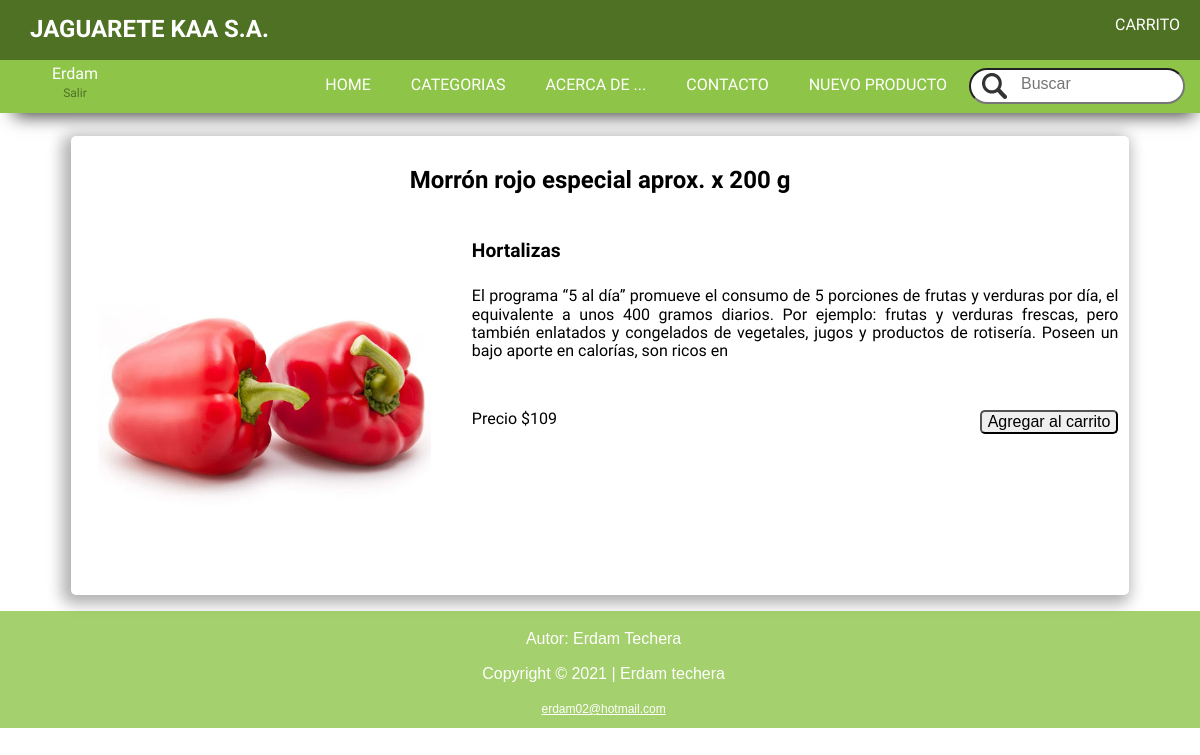
The page /productos/2 (signed in) on the database its author committed.
### JAGUARETE/models.py (models this page shows, shortened)
class Producto(models.Model):
    titulo = models.CharField(max_length=50)
    imagen = models.ImageField(upload_to="_img", null=True)
    descripcion = models.CharField(max_length=500)
    precio = models.IntegerField()
    categoria = models.ForeignKey(Categoria, null=False, blank=False, on_delete=models.CASCADE)

class Categoria(models.Model):
    nombre= models.CharField(max_length=120, default="")
    def __str__(self):
       return f"{self.nombre}"

### JAGUARETE/views.py (the view)
# urls.py: path('productos/<int:producto_id>', views.productos, name="productos"),
def productos(request, producto_id):
    producto = Producto.objects.get(id=producto_id)
    categoria = Categoria.objects.all()
    return render(request, "JAGUARETE/producto.html",{
        "titulo": "producto",
        "producto": producto,
        "categorias": categoria
    })

### JAGUARETE/templates/JAGUARETE/producto.html (shortened to what this page needs)
{% extends "JAGUARETE/layout.html" %}
 {% block main %}
{% load static %}
      <main>
         <section>
            <article id="articuloSecundario">
               <h2 class="centrar"> {% if producto %} {{ producto.titulo }} {% else %} Titulo del producto{% endif %}</h2>
               <div  class="flexCaja">
                <div id="imagen"> {% if producto %}  <img src="{{producto.imagen.url}}" alt=""> {% else %}<img src="{% static '_img/iconos/foto.png' %}" alt="">{% endif %}</div>
                <div id="descripcion"><h4>{% if producto %} {{ producto.categoria }} {% else %} Categoría{% endif %}</h4>
                {% if producto %} {{ producto.descripcion }} {% endif %}
                    <p></p>
           <div id="precio">Precio{% if producto %} ${{ producto.precio }} {% else %} $xxxxx{% endif %} <input type="button" value="Agregar al carrito"></div>
                </div>
                </div>
            </article>
         </section>
      </main>
 {% endblock %}

### JAGUARETE/templates/JAGUARETE/layout.html (shortened to what this page needs)
<!doctype html>
{% load static %}
<html lang="es">
   <head>
      <link rel="stylesheet"  href="{% static '_css/estilo.css' %}">
   </head>
   <body>
      <header>
         <div id="encabezado">
            <a href="{% url 'url:index' %}" >
               <h1>JAGUARETE KAA S.A.</h1>
            </a>
            <ul >
               <li><a href="{% url 'url:carrito' %}" class="seleccion">CARRITO</a></li>
            </ul>
         </div>
          {% if user.is_authenticated %}
         <div id="usuario">{{ user.get_username }}<p><a href="{% url 'logout'%}">Salir</a></p></div>
        {% endif %}
         <nav class="menu">
            <ul>
               <li><a href="{% url 'url:index' %}" class="seleccion">HOME</a></li>
               <li>
                  <a href="" class="seleccion">CATEGORIAS</a>
               </li>
               <li><a href="{% url 'url:acercaDe' %}" class="seleccion">ACERCA DE ...</a></li>
               <li><a href="mailto:soyelcorreo@jaguarete.com" class="seleccion">CONTACTO</a></li>
               <li><a href="{% url 'url:producto' %}" class="seleccion">NUEVO PRODUCTO</a></li>
               <li>
                  <form class="buscador">
                     <input type="search" name="buscar" placeholder="Buscar">
                  </form>
               </li>
            </ul>
         </nav>
      </header>
         {% block main %}
         {% endblock %}
    <footer> <p>Autor: Erdam Techera</p>
   <p>Copyright © 2021 | Erdam techera </p>
   <p><a href="mailto:erdam02@hotmail.com">erdam02@hotmail.com</a></p></footer>
   </body>
</html>

### JAGUARETE/static/_css/estilo.css (style rules this page uses)
:root { --colorEncabezado: rgb(79, 113, 36); --colorPagina: rgb(142, 197, 73); --colorTexto: #77837F; --colorFooter: rgba(142, 197, 73, .8); --colorBotonHover: rgba(142, 197, 73, .5); --colorBlanco: white; --menuUser: rgba(142, 197, 73, .8); --transparente:rgba(0, 0, 0, 0.75); }
body { font-family: 'Lemonada', cursive; }
header { background: var(--colorPagina); box-shadow: 4px 13px 17px -10px rgba(0,0,0,0.75); -webkit-box-shadow: 4px 13px 17px -10px rgba(0,0,0,0.75); -moz-box-shadow: 4px 13px 17px -10px rgba(0,0,0,0.75); width: 100%; }
main { width: 100%; padding-top: 1%; padding-bottom: .3%; : }
section { width: 90%; margin: 0 auto 1% auto; }
footer { position: relative; width: 100%; height: 110px; text-align: center; padding: .3%; background: var(--colorFooter); font-family: Verdana, Geneva, sans-serif; color: var(--colorBlanco); }
footer a { font-size:12px; color:var(--colorBlanco); }
#articuloSecundario p { padding-bottom: 13px; padding: 10px; }

### JAGUARETE/static/_css/menu.css (style rules this page uses)
#encabezado { position: relative; background: var(--colorEncabezado); z-index: 3; }
.menu ul, #encabezado, #encabezado ul { width: 100%; margin: 0; padding: 0; list-style: none; display: flex; justify-content: flex-end; }
#encabezado h1 { font-size: 24px; display: block; width: 290px; padding-left: 30px; color: var(--colorBlanco); }
#encabezado a { text-decoration: none; }
.menu li .seleccion, #encabezado li .seleccion { display: block; padding: 15px 20px; margin-top: 1px; text-decoration: none; text-align: center; color: var(--colorBlanco); transition: all .5s; }
#usuario { position: absolute; top: 65px; width: 150px; text-transform: capitalize; color: var(--colorBlanco); text-align: center; }
#usuario p { position: relative; top: -7px; display: block; line-height: 0; }
#usuario p a { text-decoration: none; color: var(--colorEncabezado); font-size: 12px; }

### JAGUARETE/static/_css/buscador.css (style rules this page uses)
.buscador { padding: 8px 15px 9px 2px; }
input[type="search"] { width: width: 250px; background: var(--colorBlanco) url('../_img/iconos/icon-lupa.webp') no-repeat 10px center; padding: 5px 5px 9px 0; border-radius: 15em; transition: all .5s; outline: none; }
input::placeholder { padding-left: 50px; transition: all .5s; }

### JAGUARETE/static/_css/articulos.css (style rules this page uses)
#articuloSecundario { padding: 1%; }
input[type="button"] { display: block; cursor: pointer; border-radius: 5px; }
article { margin: 1%; background: var(--colorBlanco); border-radius: 5px; -webkit-box-shadow: -4px 4px 15px 5px rgba(0,0,0,0.31); box-shadow: -4px 4px 15px 5px rgba(0,0,0,0.31); }

### JAGUARETE/static/_css/productos.css (style rules this page uses)
.centrar { text-align: center; }
.flexCaja { display: flex; width: 100%; }
#imagen { width: 40%; }
#imagen img { object-fit: contain; width: 90%; margin: 4.5%; }
#descripcion { width: 70%; padding-left: 2%; text-align: justify; texto-justify: inter-palabra; }
#descripcion p { font-size: .9em; }
#descripcion h4 { font-size: 1.2em; }
#precio { width: 100%; padding-right: 3%; }
#precio input[type="button"] { float: right; }

### rows shown on the page
Producto: titulo "Morrón rojo especial aprox. x 200 g", imagen (picture), categoria "Hortalizas", descripcion "El programa “5 al día” promueve el consumo de 5 porciones de frutas y verduras por día, el equivalente a unos 400 gramos diarios. Por ejemplo: frutas y verduras frescas, pero también enlatados y congelados de vegetales, jugos y productos de rotisería. Poseen un bajo aporte en calorías, son ricos en", precio "109"

### other values the page prints
{{ user.get_username }} "Erdam"
